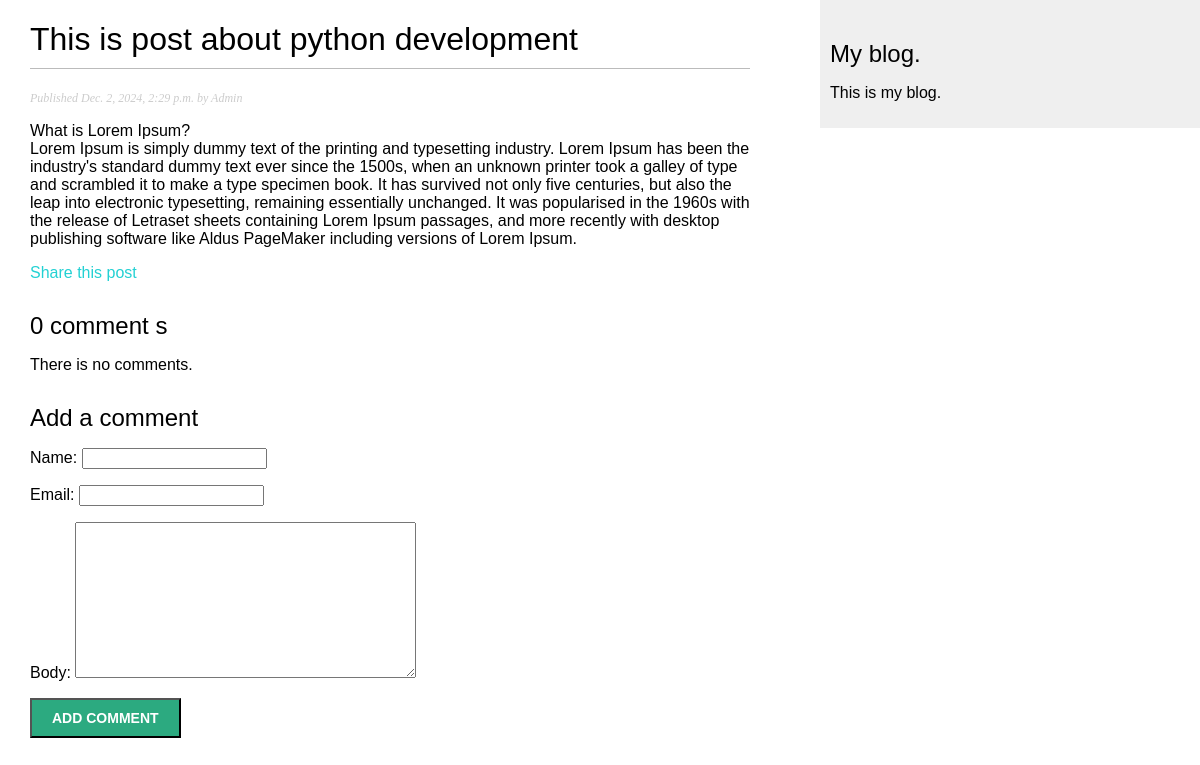
The app's page /blog/2024/12/2/this-is-post-about-python-development/, older data.
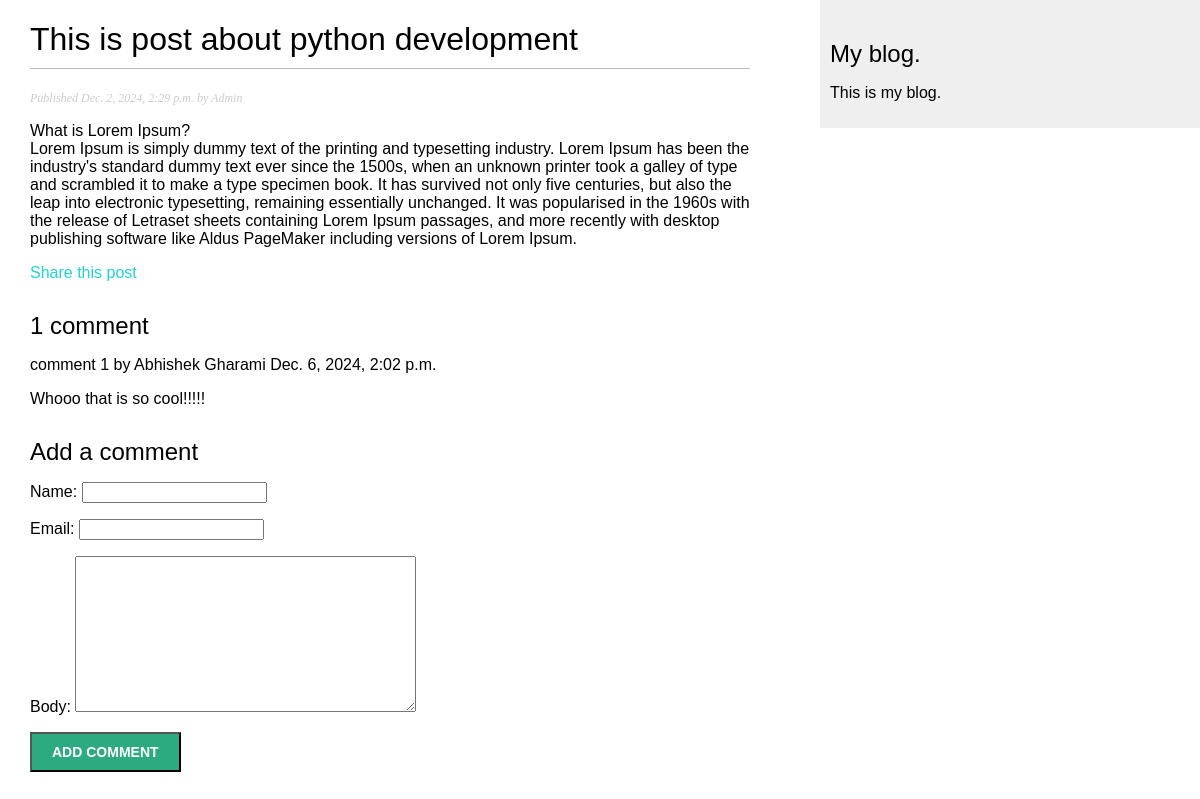
The same page, newer data.
### blog/models.py (models this page shows, shortened)
class Comment(models.Model):
    post = models.ForeignKey(Post,
                             on_delete=models.CASCADE,
                             related_name='comments')
    name = models.CharField(max_length=255)
    email = models.EmailField()
    body = models.TextField()
    created = models.DateTimeField(auto_now_add=True)
    updated = models.DateTimeField(auto_now=True)
    active = models.BooleanField(default=True)
    class Meta:
        ordering = ['-created']
        indexes = [
            models.Index(fields=['-created'])
        ]

### blog/views.py (the view)
def post_detail(request,year,month,day,post):
    post = get_object_or_404(Post,
                             status=Post.Status.PUBLISHED,
                             slug=post,
                             publish__year=year,
                             publish__month=month,
                             publish__day=day)
    comments = post.comments.filter(active=True)
    form = CommentForm()
    return render(request,'blog/post/detail.html',{
        'post':post,
        'comments' : comments,
        'form': form
    })

### blog/forms.py
class CommentForm(forms.ModelForm):
    class Meta:
        model = Comment
        fields = ['name','email','body']

### blog/templates/blog/post/detail.html (shortened to what this page needs)
{% extends "blog/base.html" %}
{% block content %}
   <h1>{{post.title}}</h1>
   <p class="date">
     Published {{post.publish}} by {{post.author}}
   </p>
   {{post.body|linebreaks}}
   <p>
      <a href="{% url 'blog:post_share' post.id %}">Share this post</a>
   <p>
   {% with comments.count as total_comments %}
      <h2>
         {{total_comments}} comment {{total_comments|pluralize}}
      </h2>
   {% endwith %}
   {% for comment in comments %}
      <div class="comment">
         <p class="info">
            comment {{ forloop.counter }} by {{ comment.name }}
            {{ comment.created }}
         </p>
         {{ comment.body| linebreaks }}
      </div>
      {% empty %}
      <p>There is no comments.</p>
   {% endfor %}
   {% include "blog/post/includes/comment_form.html" %}
{% endblock content %}

Row changes from the older to the newer data that the page shows:
added Comment: name "Abhishek Gharami", created "Dec. 6, 2024, 2:02 p.m.", body "Whooo that is so cool!!!!!"
Text that changed along with them:
{{ total_comments }}: "0" → "1"
text no longer shown: "There is no comments."
